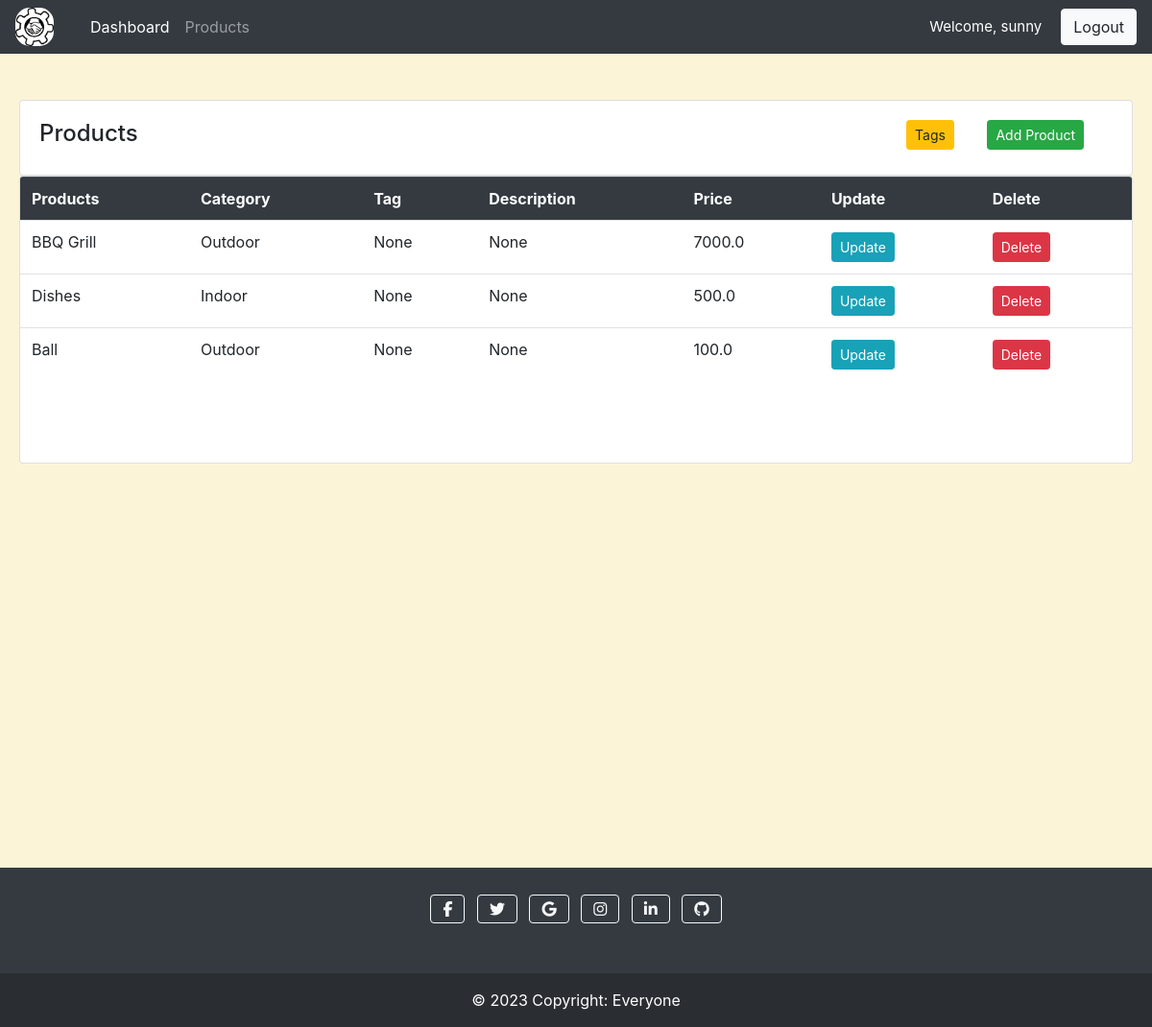
The page /products/ (signed in) on the database as committed earlier.
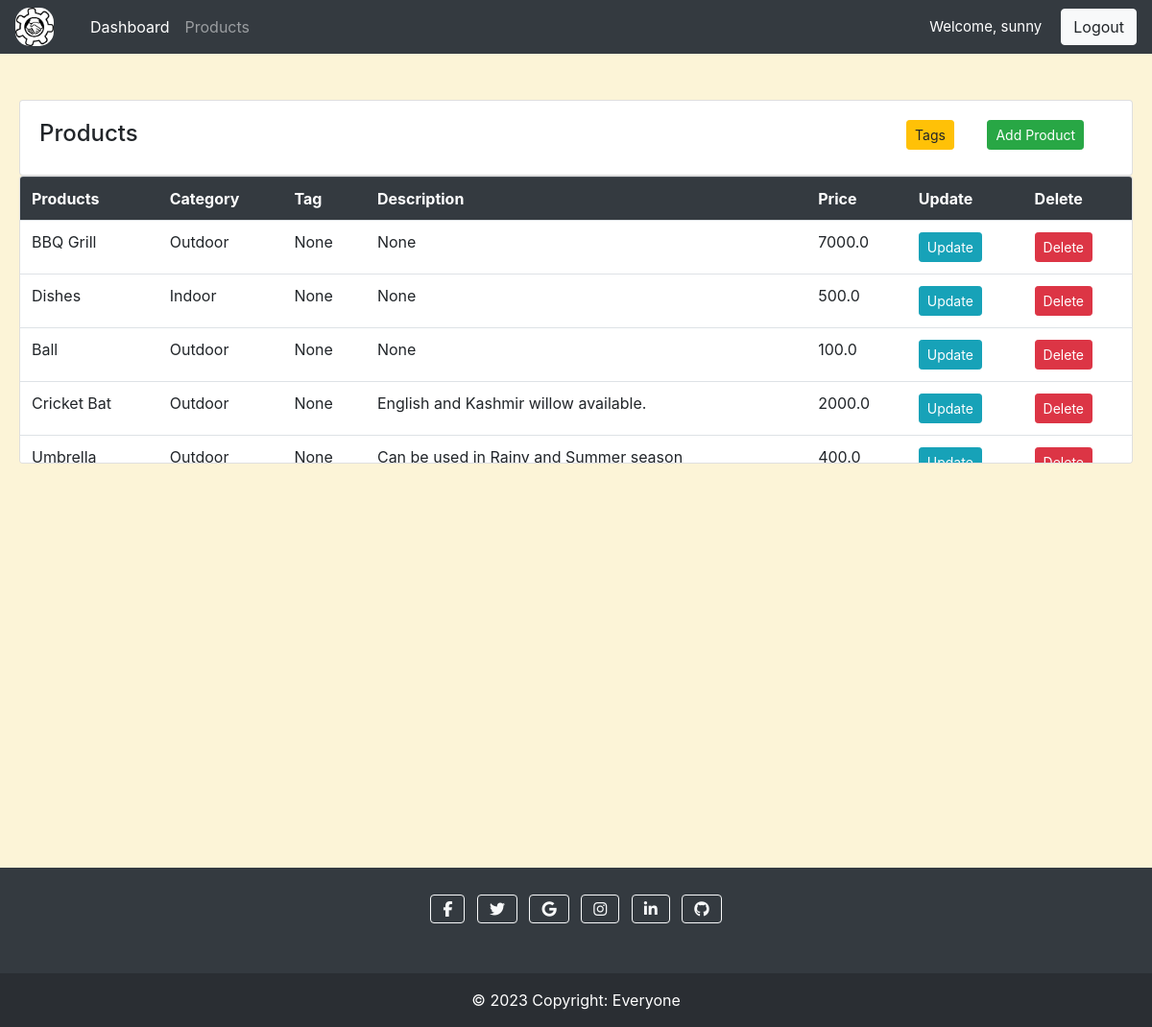
The same page on the database as committed later.
### accounts/models.py (models this page shows, shortened)
class Product(models.Model):
    CATEGORY=(
            ('Indoor','Indoor'),
            ('Outdoor', 'Outdoor')
         )
    name= models.CharField(max_length=200, null= True)
    price= models.FloatField(null=True)
    category= models.CharField(max_length=200, null= True, choices=CATEGORY)
    description= models.CharField(max_length=200, null= True, blank= True)
    date_created= models.DateTimeField(auto_now_add=True, null= True)
    tag= models.ManyToManyField(Tag)

### accounts/decorators.py (the view)
        def wrapper_func(request, *args, **kwargs):
            group= None
            if(request.user.groups.exists()):
                group= request.user.groups.all()[0].name
            if group in allowed_roles:
                return view_func(request, *args, **kwargs)
            else:
                return HttpResponse("You are visiting a Restriced Page")

### accounts/views.py (called while the page is built)
@login_required(login_url='login')
@allowed_user(allowed_roles=['admin'])
def products(request):
    products= Product.objects.all()
    return render(request, 'accounts/products.html',{'products':products})

### accounts/templates/accounts/products.html
{% extends 'accounts/main.html' %}
{% block content %}
        <br>
        <div class="row" style="margin-right: 5px; margin-left: 5px;">
            <div class="col-md">
                <div class="card card-body d-flex flex-row justify-content-between">
                    <h4>Products</h4>
                    <div>
                        <a class="btn btn-warning btn-sm" href="{% url 'tag' %}" style="margin-right:30px">Tags</a>
                        <a class="btn btn-success btn-sm" href="{% url 'create_product' %}" style="margin-right:30px">Add Product</a>
                    </div>
                </div>
                <div class="card p-0 justify-content-evenly" style="height:300px; overflow:scroll;">
                    <table class="table">
                        <tr class="thead-dark" style="position: sticky; top: 0; z-index: 10;">
                            <th>Products</th>
                            <th>Category</th>
                            <th>Tag</th>
                            <th>Description</th>
                            <th>Price</th>
                            <th>Update</th>
                            <th>Delete</th>
                        </tr>
                         {% for i in products %}
                            <tr>
                                <td>{{i.name}}</td>
                                <td>{{i.category}}</td>
                                <td>{{i.tag.name}}</td>
                                <td>{{i.description}}</td>
                                <td>{{i.price}}</td>
                                <td><a class="btn btn-info btn-sm" href="{% url 'update_product' i.id %}">Update</a></td>
                                <td><a class="btn btn-danger btn-sm" href="{% url 'delete_product' i.id %}">Delete</a></td>
                            </tr>
                        {% endfor %}
                    </table>
                </div>
            </div>
        </div>
{% endblock content %}

Rows that differ between the two databases and show on the page:
added Product: name "Cricket Bat", category "Outdoor", tag.name "None", description "English and Kashmir willow available.", price "2000.0"
added Product: name "Umbrella", category "Outdoor", tag.name "None", description "Can be used in Rainy and Summer season", price "400.0"
